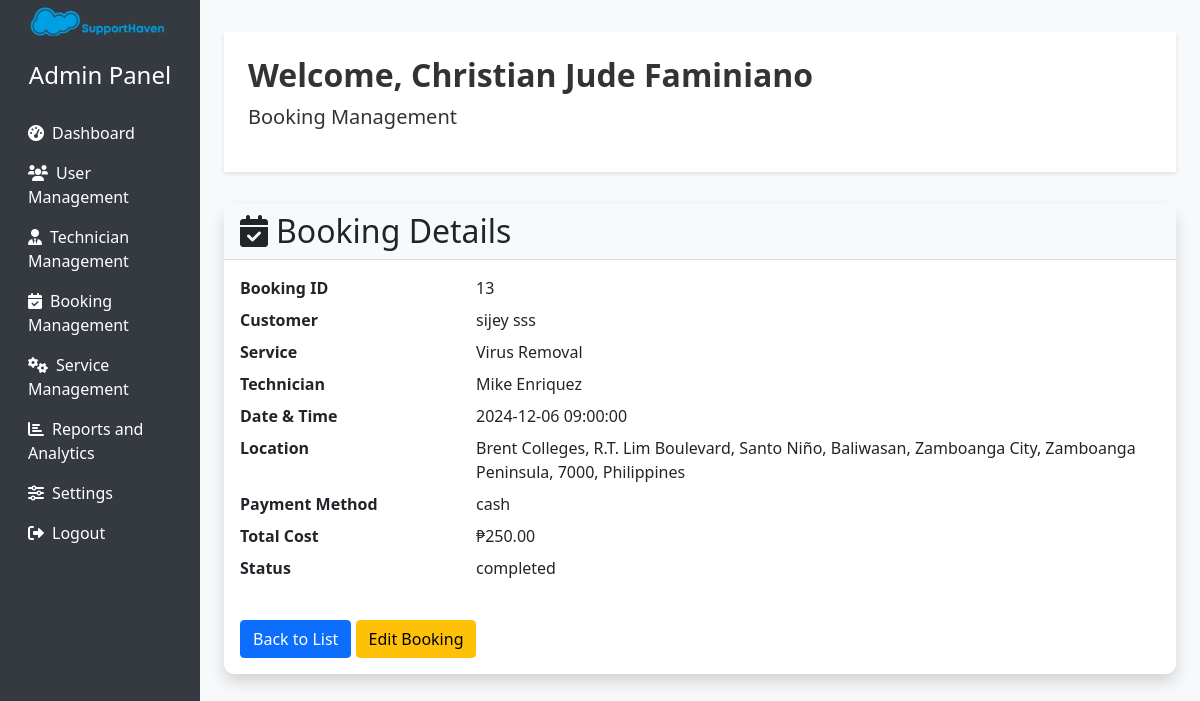
The page /admin/booking-management.php?action=view&id=13 (signed in) on the database its author committed.
### tables this page shows
CREATE TABLE `users` (
  `id` int(11) NOT NULL,
  `firstname` varchar(50) NOT NULL,
  `lastname` varchar(50) NOT NULL,
  `email` varchar(100) NOT NULL,
  `password` varchar(255) NOT NULL,
  `created_at` timestamp NOT NULL DEFAULT current_timestamp(),
  `user_role_id` int(11) NOT NULL,
  `auth_provider` enum('local','google','facebook') DEFAULT 'local',
  `oauth_id` varchar(255) DEFAULT NULL,
  `avatar` varchar(255) DEFAULT NULL
);

CREATE TABLE `bookings` (
  `id` int(11) NOT NULL,
  `user_id` int(11) NOT NULL,
  `service_id` int(11) DEFAULT NULL,
  `technician_id` int(11) DEFAULT NULL,
  `booking_date` date NOT NULL,
  `booking_time` time NOT NULL,
  `location` varchar(255) NOT NULL,
  `payment_method` varchar(50) NOT NULL,
  `total_cost` decimal(10,2) NOT NULL,
  `created_at` timestamp NOT NULL DEFAULT current_timestamp(),
  `status` enum('pending','accepted','completed','cancelled') DEFAULT 'pending'
);

CREATE TABLE `services` (
  `id` int(11) NOT NULL,
  `category_id` int(11) DEFAULT NULL,
  `name` varchar(100) NOT NULL,
  `price` decimal(10,2) NOT NULL,
  `description` text DEFAULT NULL
);

### admin/booking-management.php (the view, shortened to what this page needs)
<?php
$database = new Connection();
$db = $database->getConnection();
function getBookingById($db, $id) {
    $query = "SELECT b.*, u.firstname, u.lastname, s.name as service_name,
              t.firstname as tech_firstname, t.lastname as tech_lastname
              FROM bookings b
              JOIN users u ON b.user_id = u.id
              LEFT JOIN services s ON b.service_id = s.id
              LEFT JOIN users t ON b.technician_id = t.id
              WHERE b.id = :id";
    $stmt = $db->prepare($query);
    $stmt->bindParam(':id', $id);
    $stmt->execute();
    return $stmt->fetch(PDO::FETCH_ASSOC);
}
$action = isset($_GET['action']) ? $_GET['action'] : 'list';
$bookingId = isset($_GET['id']) ? $_GET['id'] : null;
switch ($action) {
    case 'view':
        $booking = getBookingById($db, $bookingId);
        break;
}
$adminName = '';
if (isset($_SESSION['user_id'])) {
    $query = "SELECT firstname, lastname FROM users WHERE id = :user_id";
    $stmt = $db->prepare($query);
    $stmt->bindParam(':user_id', $_SESSION['user_id']);
    $stmt->execute();
    $result = $stmt->fetch(PDO::FETCH_ASSOC);
    if ($result) {
        $adminName = htmlspecialchars($result['firstname'] . ' ' . $result['lastname']);
    }
}
?>
<!DOCTYPE html>
<html lang="en">
<head>
    <link href="https://cdn.jsdelivr.net/npm/bootstrap@5.1.3/dist/css/bootstrap.min.css" rel="stylesheet">
    <link rel="stylesheet" href="https://cdnjs.cloudflare.com/ajax/libs/font-awesome/6.0.0-beta3/css/all.min.css">
</head>
<body>
    <div class="container-fluid">
        <div class="row">
            <nav class="col-md-3 col-lg-2 d-md-block sidebar">
                <div class="position-sticky">
                    <div class="text-center mb-4">
                        <img src="../images/logo.png" alt="SupportHaven Logo" class="admin-logo mb-3">
                        <h4 class="text-white">Admin Panel</h4>
                    </div>
                    <ul class="nav flex-column">
                        <li class="nav-item">
                            <a class="nav-link" href="admin.php"><i class="fas fa-tachometer-alt me-2"></i>Dashboard</a>
                        </li>
                        <li class="nav-item">
                            <a class="nav-link" href="users.php"><i class="fas fa-users me-2"></i>User Management</a>
                        </li>
                        <li class="nav-item">
                            <a class="nav-link" href="technician-management.php"><i class="fas fa-user-tie me-2"></i>Technician Management</a>
                        </li>
                        <li class="nav-item">
                            <a class="nav-link active" href="booking-management.php"><i class="fas fa-calendar-check me-2"></i>Booking Management</a>
                        </li>
                        <li class="nav-item">
                            <a class="nav-link" href="service-management.php"><i class="fas fa-cogs me-2"></i>Service Management</a>
                        </li>
                        <li class="nav-item">
                            <a class="nav-link" href="analytics.php"><i class="fas fa-chart-bar me-2"></i>Reports and Analytics</a>
                        </li>
                        <li class="nav-item">
                            <a class="nav-link" href="settings.php"><i class="fas fa-sliders-h me-2"></i>Settings</a>
                        </li>
                        <li class="nav-item">
                            <a class="nav-link" href="../logout.php"><i class="fas fa-sign-out-alt me-2"></i>Logout</a>
                        </li>
                    </ul>
                </div>
            </nav>
            <main role="main" class="col-md-9 ml-sm-auto col-lg-10 px-md-4 main-content">
                <div class="admin-header p-4">
                    <h2 class="display-9 fw-bold">Welcome, <?php echo $adminName ? $adminName : 'Admin'; ?></h2>
                    <p class="lead">Booking Management</p>
                </div>
                <?php if ($action === 'list'): ?>
                    <div class="card mb-4">
                        <div class="card-header bg-light d-flex justify-content-between align-items-center">
                            <h2 class="mb-0"><i class="fas fa-calendar-check me-2"></i>Bookings</h2>
                        </div>
                        <div class="card-body">
                            <form action="" method="get" class="mb-4">
                                <div class="row g-3">
                                    <div class="col-md-4">
                                        <input type="text" class="form-control" name="search" placeholder="Search..." value="<?php echo isset($_GET['search']) ? htmlspecialchars($_GET['search']) : ''; ?>">
                                    </div>
                                    <div class="col-md-3">
                                        <input type="date" class="form-control" name="date_from" value="<?php echo isset($_GET['date_from']) ? htmlspecialchars($_GET['date_from']) : ''; ?>">
                                    </div>
                                    <div class="col-md-3">
                                        <input type="date" class="form-control" name="date_to" value="<?php echo isset($_GET['date_to']) ? htmlspecialchars($_GET['date_to']) : ''; ?>">
                                    </div>
                                    <div class="col-md-2">
                                        <button type="submit" class="btn btn-primary w-100">Filter</button>
                                    </div>
                                </div>
                            </form>
                            <div class="table-responsive">
                                <table class="table table-hover">
                                    <thead>
                                        <tr>
                                            <th>ID</th>
                                            <th>Customer</th>
                                            <th>Service</th>
                                            <th>Technician</th>
                                            <th>Date & Time</th>
                                            <th>Total Cost</th>
                                            <th>Status</th>
                                            <th>Actions</th>
                                        </tr>
                                    </thead>
                                    <tbody>
                                        <?php foreach ($bookings as $booking): ?>
                                        <tr>
                                            <td><?php echo htmlspecialchars($booking['id']); ?></td>
                                            <td><?php echo htmlspecialchars($booking['firstname'] . ' ' . $booking['lastname']); ?></td>
                                            <td><?php echo htmlspecialchars($booking['service_name']); ?></td>
                                            <td><?php echo htmlspecialchars($booking['tech_firstname'] . ' ' . $booking['tech_lastname']); ?></td>
                                            <td><?php echo htmlspecialchars($booking['booking_date'] . ' ' . $booking['booking_time']); ?></td>
                                            <td>₱<?php echo htmlspecialchars($booking['total_cost']); ?></td>
                                            <td><?php echo htmlspecialchars($booking['status']); ?></td>
                                            <td>
                                                <a href="?action=view&id=<?php echo $booking['id']; ?>" class="btn btn-sm btn-info"><i class="fas fa-eye"></i></a>
                                                <a href="?action=edit&id=<?php echo $booking['id']; ?>" class="btn btn-sm btn-warning"><i class="fas fa-edit"></i></a>
                                                <a href="?action=delete&id=<?php echo $booking['id']; ?>" class="btn btn-sm btn-danger" onclick="return confirm('Are you sure you want to delete this booking?');"><i class="fas fa-trash"></i></a>
                                            </td>
                                        </tr>
                                        <?php endforeach; ?>
                                    </tbody>
                                </table>
                            </div>
                        </div>
                    </div>
                <?php elseif ($action === 'view'): ?>
                    <div class="card mb-4">
                        <div class="card-header bg-light">
                            <h2 class="mb-0"><i class="fas fa-calendar-check me-2"></i>Booking Details</h2>
                        </div>
                        <div class="card-body">
                            <dl class="row">
                                <dt class="col-sm-3">Booking ID</dt>
                                <dd class="col-sm-9"><?php echo htmlspecialchars($booking['id']); ?></dd>
                                <dt class="col-sm-3">Customer</dt>
                                <dd class="col-sm-9"><?php echo htmlspecialchars($booking['firstname'] . ' ' . $booking['lastname']); ?></dd>
                                <dt class="col-sm-3">Service</dt>
                                <dd class="col-sm-9"><?php echo htmlspecialchars($booking['service_name']); ?></dd>
                                <dt class="col-sm-3">Technician</dt>
                                <dd class="col-sm-9"><?php echo htmlspecialchars($booking['tech_firstname'] . ' ' . $booking['tech_lastname']); ?></dd>
                                <dt class="col-sm-3">Date & Time</dt>
                                <dd class="col-sm-9"><?php echo htmlspecialchars($booking['booking_date'] . ' ' . $booking['booking_time']); ?></dd>
                                <dt class="col-sm-3">Location</dt>
                                <dd class="col-sm-9"><?php echo htmlspecialchars($booking['location']); ?></dd>
                                <dt class="col-sm-3">Payment Method</dt>
                                <dd class="col-sm-9"><?php echo htmlspecialchars($booking['payment_method']); ?></dd>
                                <dt class="col-sm-3">Total Cost</dt>
                                <dd class="col-sm-9">₱<?php echo htmlspecialchars($booking['total_cost']); ?></dd>
                                <dt class="col-sm-3">Status</dt>
                                <dd class="col-sm-9"><?php echo htmlspecialchars($booking['status']); ?></dd>
                            </dl>
                            <a href="?action=list" class="btn btn-primary mt-3">Back to List</a>
                            <a href="?action=edit&id=<?php echo $booking['id']; ?>" class="btn btn-warning mt-3">Edit Booking</a>
                        </div>
                    </div>
                <?php endif; ?>
            </main>
        </div>
    </div>
</body>
</html>

### admin/booking-management.php (style rules this page uses)
body { font-family: 'Segoe UI', Tahoma, Geneva, Verdana, sans-serif; background-color: #f8f9fa; }
.sidebar { background-color: #343a40; min-height: 100vh; color: #fff; }
.sidebar .nav-link { color: #fff; transition: all 0.3s; }
.main-content { padding: 2rem; }
.card { border: none; border-radius: 10px; box-shadow: 0 0.5rem 1rem rgba(0, 0, 0, 0.15); transition: all 0.3s; }
.admin-header { background-color: #ffffff; color: #333; padding: 1rem 0; margin-bottom: 2rem; box-shadow: 0 2px 4px rgba(0,0,0,0.1); }
.admin-logo { max-width: 150px; height: auto; }

### rows shown on the page
users: adminName "Christian Jude Faminiano"
bookings: id "13", user.lastname "sijey sss", service.name "Virus Removal", technician.lastname "Mike Enriquez", booking_date+booking_time "2024-12-06 09:00:00", location "Brent Colleges, R.T. Lim Boulevard, Santo Niño, Baliwasan, Zamboanga City, Zamboanga Peninsula, 7000, Philippines", payment_method "cash", total_cost "250.00", status "completed"
